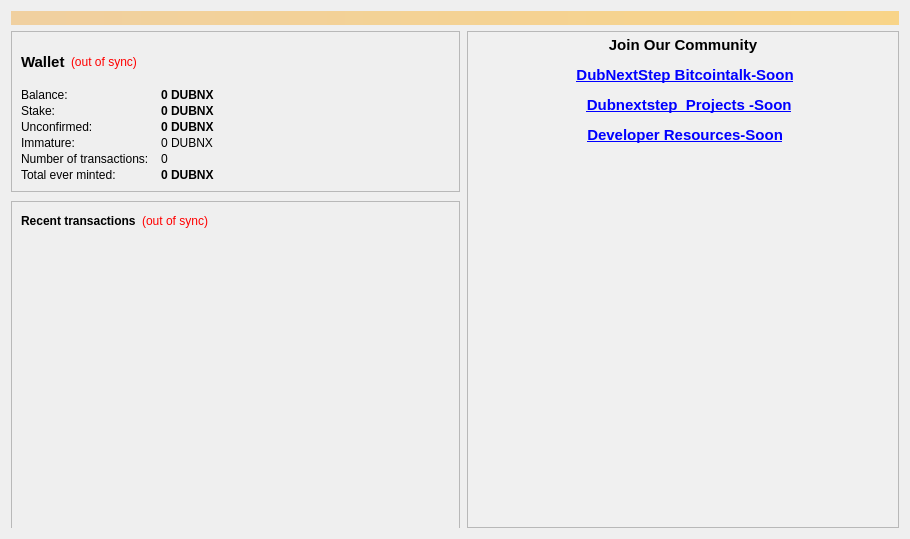
<?xml version="1.0" encoding="UTF-8"?>
<ui version="4.0">
 <class>OverviewPage</class>
 <widget class="QWidget" name="OverviewPage">
  <property name="geometry">
   <rect>
    <x>0</x>
    <y>0</y>
    <width>910</width>
    <height>539</height>
   </rect>
  </property>
  <property name="minimumSize">
   <size>
    <width>0</width>
    <height>0</height>
   </size>
  </property>
  <property name="windowTitle">
   <string>Form</string>
  </property>
  <layout class="QVBoxLayout" name="topLayout">
   <item>
    <widget class="QLabel" name="labelAlerts">
     <property name="visible">
      <bool>false</bool>
     </property>
     <property name="styleSheet">
      <string notr="true">background-color: qlineargradient(x1: 0, y1: 0, x2: 1, y2: 0, stop:0 #F0D0A0, stop:1 #F8D488);  color:#000000</string>
     </property>
     <property name="wordWrap">
      <bool>true</bool>
     </property>
     <property name="margin">
      <number>3</number>
     </property>
    </widget>
   </item>
   <item>
    <layout class="QHBoxLayout" name="horizontalLayout" stretch="1,1">
     <item>
      <widget class="QFrame" name="walletFrame">
       <property name="sizePolicy">
        <sizepolicy hsizetype="Preferred" vsizetype="MinimumExpanding">
         <horstretch>0</horstretch>
         <verstretch>0</verstretch>
        </sizepolicy>
       </property>
       <property name="minimumSize">
        <size>
         <width>450</width>
         <height>0</height>
        </size>
       </property>
       <widget class="QFrame" name="frame_4">
        <property name="geometry">
         <rect>
          <x>0</x>
          <y>0</y>
          <width>449</width>
          <height>161</height>
         </rect>
        </property>
        <property name="frameShape">
         <enum>QFrame::StyledPanel</enum>
        </property>
        <property name="frameShadow">
         <enum>QFrame::Raised</enum>
        </property>
        <layout class="QVBoxLayout" name="verticalLayout_8">
         <item>
          <layout class="QHBoxLayout" name="horizontalLayout_6">
           <item>
            <widget class="QLabel" name="label_13">
             <property name="font">
              <font>
               <pointsize>11</pointsize>
               <weight>75</weight>
               <bold>true</bold>
              </font>
             </property>
             <property name="text">
              <string>Wallet</string>
             </property>
            </widget>
           </item>
           <item>
            <widget class="QLabel" name="labelWalletStatus">
             <property name="toolTip">
              <string>The displayed information may be out of date. Your wallet automatically synchronizes with the DubNextStep network after a connection is established, but this process has not completed yet.</string>
             </property>
             <property name="styleSheet">
              <string notr="true">QLabel { color: red; }</string>
             </property>
             <property name="text">
              <string notr="true">(out of sync)</string>
             </property>
             <property name="alignment">
              <set>Qt::AlignLeading|Qt::AlignLeft|Qt::AlignVCenter</set>
             </property>
            </widget>
           </item>
           <item>
            <spacer name="horizontalSpacer_4">
             <property name="orientation">
              <enum>Qt::Horizontal</enum>
             </property>
             <property name="sizeHint" stdset="0">
              <size>
               <width>40</width>
               <height>20</height>
              </size>
             </property>
            </spacer>
           </item>
          </layout>
         </item>
         <item>
          <layout class="QFormLayout" name="formLayout_4">
           <property name="fieldGrowthPolicy">
            <enum>QFormLayout::AllNonFixedFieldsGrow</enum>
           </property>
           <property name="horizontalSpacing">
            <number>12</number>
           </property>
           <property name="verticalSpacing">
            <number>2</number>
           </property>
           <item row="0" column="0">
            <widget class="QLabel" name="label_14">
             <property name="text">
              <string>Balance:</string>
             </property>
            </widget>
           </item>
           <item row="0" column="1">
            <widget class="QLabel" name="labelBalance">
             <property name="font">
              <font>
               <weight>75</weight>
               <bold>true</bold>
              </font>
             </property>
             <property name="cursor">
              <cursorShape>IBeamCursor</cursorShape>
             </property>
             <property name="toolTip">
              <string>Your current balance</string>
             </property>
             <property name="text">
              <string notr="true">0 DUBNX</string>
             </property>
             <property name="textInteractionFlags">
              <set>Qt::LinksAccessibleByMouse|Qt::TextSelectableByKeyboard|Qt::TextSelectableByMouse</set>
             </property>
            </widget>
           </item>
           <item row="1" column="0">
            <widget class="QLabel" name="label_15">
             <property name="text">
              <string>Stake:</string>
             </property>
            </widget>
           </item>
           <item row="1" column="1">
            <widget class="QLabel" name="labelStake">
             <property name="font">
              <font>
               <weight>75</weight>
               <bold>true</bold>
              </font>
             </property>
             <property name="cursor">
              <cursorShape>IBeamCursor</cursorShape>
             </property>
             <property name="toolTip">
              <string>Total of coins that was staked, and do not yet count toward the current balance</string>
             </property>
             <property name="text">
              <string notr="true">0 DUBNX</string>
             </property>
             <property name="textInteractionFlags">
              <set>Qt::LinksAccessibleByMouse|Qt::TextSelectableByKeyboard|Qt::TextSelectableByMouse</set>
             </property>
            </widget>
           </item>
           <item row="2" column="0">
            <widget class="QLabel" name="label_16">
             <property name="text">
              <string>Unconfirmed:</string>
             </property>
            </widget>
           </item>
           <item row="2" column="1">
            <widget class="QLabel" name="labelUnconfirmed">
             <property name="font">
              <font>
               <weight>75</weight>
               <bold>true</bold>
              </font>
             </property>
             <property name="cursor">
              <cursorShape>IBeamCursor</cursorShape>
             </property>
             <property name="toolTip">
              <string>Total of transactions that have yet to be confirmed, and do not yet count toward the current balance</string>
             </property>
             <property name="text">
              <string notr="true">0 DUBNX</string>
             </property>
             <property name="textInteractionFlags">
              <set>Qt::LinksAccessibleByMouse|Qt::TextSelectableByKeyboard|Qt::TextSelectableByMouse</set>
             </property>
            </widget>
           </item>
           <item row="3" column="0">
            <widget class="QLabel" name="labelImmatureText">
             <property name="text">
              <string>Immature:</string>
             </property>
            </widget>
           </item>
           <item row="3" column="1">
            <widget class="QLabel" name="labelImmature">
             <property name="font">
              <font>
               <weight>50</weight>
               <bold>false</bold>
              </font>
             </property>
             <property name="toolTip">
              <string>Mined balance that has not yet matured</string>
             </property>
             <property name="text">
              <string notr="true">0 DUBNX</string>
             </property>
             <property name="textInteractionFlags">
              <set>Qt::LinksAccessibleByMouse|Qt::TextSelectableByKeyboard|Qt::TextSelectableByMouse</set>
             </property>
            </widget>
           </item>
           <item row="4" column="0">
            <widget class="QLabel" name="label_17">
             <property name="text">
              <string>Number of transactions:</string>
             </property>
            </widget>
           </item>
           <item row="4" column="1">
            <widget class="QLabel" name="labelNumTransactions">
             <property name="toolTip">
              <string>Total number of transactions in wallet</string>
             </property>
             <property name="text">
              <string notr="true">0</string>
             </property>
            </widget>
           </item>
           <item row="5" column="0">
            <widget class="QLabel" name="label">
             <property name="text">
              <string>Total ever minted:</string>
             </property>
            </widget>
           </item>
           <item row="5" column="1">
            <widget class="QLabel" name="labelMinted">
             <property name="font">
              <font>
               <weight>75</weight>
               <bold>true</bold>
              </font>
             </property>
             <property name="text">
              <string>0 DUBNX</string>
             </property>
            </widget>
           </item>
          </layout>
         </item>
        </layout>
       </widget>
       <widget class="QFrame" name="frame_5">
        <property name="geometry">
         <rect>
          <x>0</x>
          <y>170</y>
          <width>449</width>
          <height>431</height>
         </rect>
        </property>
        <property name="sizePolicy">
         <sizepolicy hsizetype="Preferred" vsizetype="Preferred">
          <horstretch>0</horstretch>
          <verstretch>0</verstretch>
         </sizepolicy>
        </property>
        <property name="frameShape">
         <enum>QFrame::StyledPanel</enum>
        </property>
        <property name="frameShadow">
         <enum>QFrame::Raised</enum>
        </property>
        <layout class="QVBoxLayout" name="verticalLayout_9" stretch="0,1">
         <property name="topMargin">
          <number>9</number>
         </property>
         <property name="bottomMargin">
          <number>9</number>
         </property>
         <item>
          <layout class="QHBoxLayout" name="horizontalLayout_4">
           <item>
            <widget class="QLabel" name="label_18">
             <property name="text">
              <string>&lt;b&gt;Recent transactions&lt;/b&gt;</string>
             </property>
            </widget>
           </item>
           <item>
            <widget class="QLabel" name="labelTransactionsStatus">
             <property name="toolTip">
              <string>The displayed information may be out of date. Your wallet automatically synchronizes with the DubNextStep network after a connection is established, but this process has not completed yet.</string>
             </property>
             <property name="styleSheet">
              <string notr="true">QLabel { color: red; }</string>
             </property>
             <property name="text">
              <string notr="true">(out of sync)</string>
             </property>
             <property name="alignment">
              <set>Qt::AlignRight|Qt::AlignTrailing|Qt::AlignVCenter</set>
             </property>
            </widget>
           </item>
           <item>
            <spacer name="horizontalSpacer">
             <property name="orientation">
              <enum>Qt::Horizontal</enum>
             </property>
             <property name="sizeHint" stdset="0">
              <size>
               <width>40</width>
               <height>20</height>
              </size>
             </property>
            </spacer>
           </item>
          </layout>
         </item>
         <item>
          <widget class="QListView" name="listTransactions">
           <property name="styleSheet">
            <string notr="true">QListView { background: transparent; }</string>
           </property>
           <property name="frameShape">
            <enum>QFrame::NoFrame</enum>
           </property>
           <property name="verticalScrollBarPolicy">
            <enum>Qt::ScrollBarAlwaysOff</enum>
           </property>
           <property name="horizontalScrollBarPolicy">
            <enum>Qt::ScrollBarAlwaysOff</enum>
           </property>
           <property name="selectionMode">
            <enum>QAbstractItemView::NoSelection</enum>
           </property>
          </widget>
         </item>
        </layout>
       </widget>
      </widget>
     </item>
     <item>
      <layout class="QVBoxLayout" name="verticalLayout_3" stretch="0">
       <item>
        <widget class="QTextBrowser" name="webView">
         <property name="autoFillBackground">
          <bool>false</bool>
         </property>
         <property name="html">
          <string>&lt;!DOCTYPE HTML PUBLIC &quot;-//W3C//DTD HTML 4.0//EN&quot; &quot;http://www.w3.org/TR/REC-html40/strict.dtd&quot;&gt;
&lt;html&gt;&lt;head&gt;&lt;meta name=&quot;qrichtext&quot; content=&quot;1&quot; /&gt;&lt;style type=&quot;text/css&quot;&gt;
p, li { white-space: pre-wrap; }
&lt;/style&gt;&lt;/head&gt;&lt;body style=&quot; font-family:'Sans Serif'; font-size:9pt; font-weight:400; font-style:normal;&quot; bgcolor=&quot;#f0f0f0&quot;&gt;
&lt;p align=&quot;center&quot; dir='rtl' style=&quot; margin-top:12px; margin-bottom:12px; margin-left:0px; margin-right:0px; -qt-block-indent:0; text-indent:0px;&quot;&gt;&lt;span style=&quot; font-family:'Odin Rounded'; font-size:11pt; font-weight:600;&quot;&gt;Join Our Community&lt;/span&gt;&lt;/p&gt;
&lt;p align=&quot;center&quot; dir='rtl' style=&quot; margin-top:12px; margin-bottom:12px; margin-left:0px; margin-right:0px; -qt-block-indent:0; text-indent:0px;&quot;&gt;&lt;a href=&quot;http://DubNextStepofficial.com/category/DubNextStep-news/&quot;&gt;&lt;span style=&quot; font-family:'Cantarell'; font-size:11pt; font-weight:600; text-decoration: underline; color:#0000ff;&quot;&gt;DubNextStep Bitcointalk-Soon&lt;/span&gt;&lt;/a&gt;&lt;span style=&quot; font-family:'Cantarell'; font-size:11pt; font-weight:600;&quot;&gt; &lt;/span&gt;&lt;/p&gt;
&lt;p align=&quot;center&quot; dir='rtl' style=&quot; margin-top:12px; margin-bottom:12px; margin-left:0px; margin-right:0px; -qt-block-indent:0; text-indent:0px;&quot;&gt;&lt;a href=&quot;http://DubNextStepfund.org/&quot;&gt;&lt;span style=&quot; font-family:'Cantarell'; font-size:11pt; font-weight:600; text-decoration: underline; color:#0000ff;&quot;&gt;Dubnextstep  Projects -Soon&lt;/span&gt;&lt;/a&gt;&lt;span style=&quot; font-family:'Cantarell'; font-size:11pt; font-weight:600;&quot;&gt;   &lt;/span&gt;&lt;/p&gt;
&lt;p align=&quot;center&quot; dir='rtl' style=&quot; margin-top:12px; margin-bottom:12px; margin-left:0px; margin-right:0px; -qt-block-indent:0; text-indent:0px;&quot;&gt;&lt;a href=&quot;http://DubNextStepofficial.com/category/developer-resources/&quot;&gt;&lt;span style=&quot; font-family:'Cantarell'; font-size:11pt; font-weight:600; text-decoration: underline; color:#0000ff;&quot;&gt;Developer Resources-Soon&lt;/span&gt;&lt;/a&gt;&lt;span style=&quot; font-family:'Cantarell'; font-size:11pt;&quot;&gt; &lt;/span&gt;&lt;/p&gt;
&lt;p style=&quot; margin-top:14px; margin-bottom:14px; margin-left:36px; margin-right:36px; -qt-block-indent:0; text-indent:50px;&quot;&gt;&lt;img src=&quot;:/images/about&quot; width=&quot;-2&quot; /&gt;&lt;/p&gt;&lt;/body&gt;&lt;/html&gt;</string>
         </property>
         <property name="openExternalLinks">
          <bool>true</bool>
         </property>
        </widget>
       </item>
      </layout>
     </item>
    </layout>
   </item>
  </layout>
 </widget>
 <resources/>
 <connections/>
</ui>
